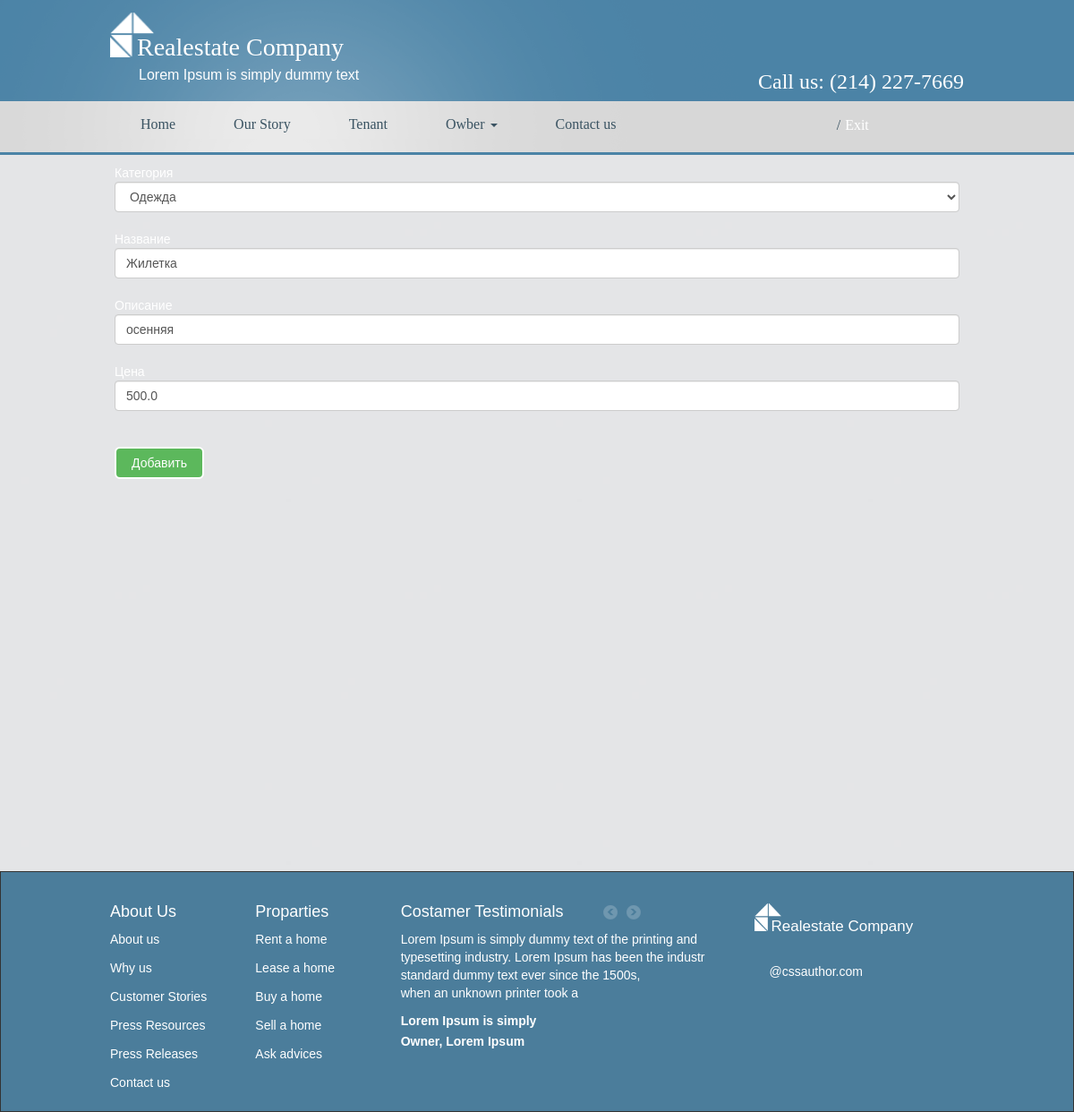
Page /stock/tovars/5/ on the committed database.
### testsite/models.py (models this page shows, shortened)
class Tovar(models.Model):
    category = models.ForeignKey(Category,
                                 on_delete=models.CASCADE,
                                 default=0,
                                 verbose_name='Категория')
    name = models.CharField(max_length=100,
                            default="",
                            verbose_name="Название", )
    desc = models.TextField(default="",
                            verbose_name="Описание", )
    price = models.FloatField(verbose_name="Цена",
                              max_length=3, )
    class Meta:
        verbose_name = "Товар"
        verbose_name_plural = "Товары"

### testsite/views.py (the view)
# urls.py: path('stock/tovars/<int:pk>/', views.tovar_edit, name='tovar_edit'),
def tovar_edit(request, pk):
    tovar = get_object_or_404(Tovar, pk=pk)
    if request.method == "POST":
        form = TovarForm(request.POST, instance=tovar)
        if form.is_valid():
            tovar.save()
            return redirect('home')
    else:
        form = TovarForm(instance=tovar)
    return render(request, 'testsite/tovar.html', {'tovar': form})

### testsite/forms.py
class TovarForm(forms.ModelForm):
    class Meta:
        model = Tovar
        fields = ['category', 'name', 'desc', 'price']
        widgets = {
            "category": Select(attrs={
                'class': 'form-control',
                'placeholder': "Выберите категорию"
            }),
            "name": TextInput(attrs={
                'class': 'form-control',
                'placeholder': "Введите название"
            }),
            "desc": TextInput(attrs={
                'class': 'form-control',
                'placeholder': "Введите описание"
            }),
            "price": NumberInput(attrs={
                'class': 'form-control',
                'placeholder': "Введите цену"
            }),
        }

### testsite/models.py (called while the page is built)
    def __str__(self):
        return self.name

### testsite/templates/testsite/tovar.html (shortened to what this page needs)
{% extends 'testsite/base.html' %}
{% block content %}
<form method="post" class="text-white">
    {% for each in tovar %}
        {{ each.label }}<br>
        {{ each }}<br>
    {% endfor %}
    <br><button type="submit" name="save" class="btn btn-success">Добавить</button>
</form>
{% endblock %}

### testsite/static/css/Style.css (style rules this page uses)
body,p,ul,ol,li,span,tr,th,td,input,code { font-family:arial; font-size:14px; }
body { background:url("../img/background-body.jpg"); }
.btn { border:2px solid white; border-radius: 6px !important; min-width: 100px; }

### rows in the picture
Tovar: tovar "Одежда" "Жилетка" "осенняя" "500.0"

### other values in the picture
{{ each.label }} "Категория" "Название" "Описание" "Цена"
